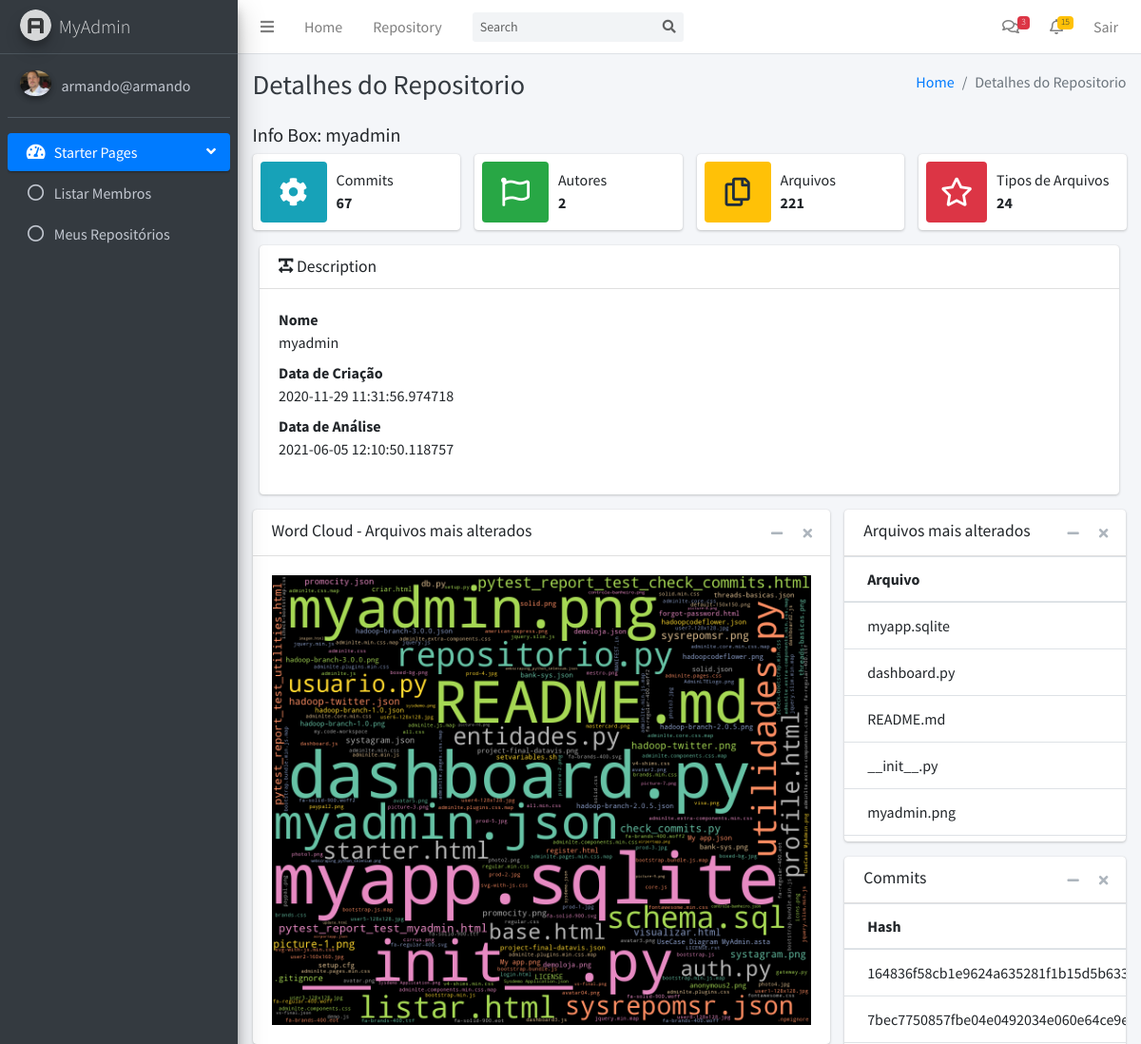
The app's page /repositorio/23/visualizar (signed in, upper part), older data.
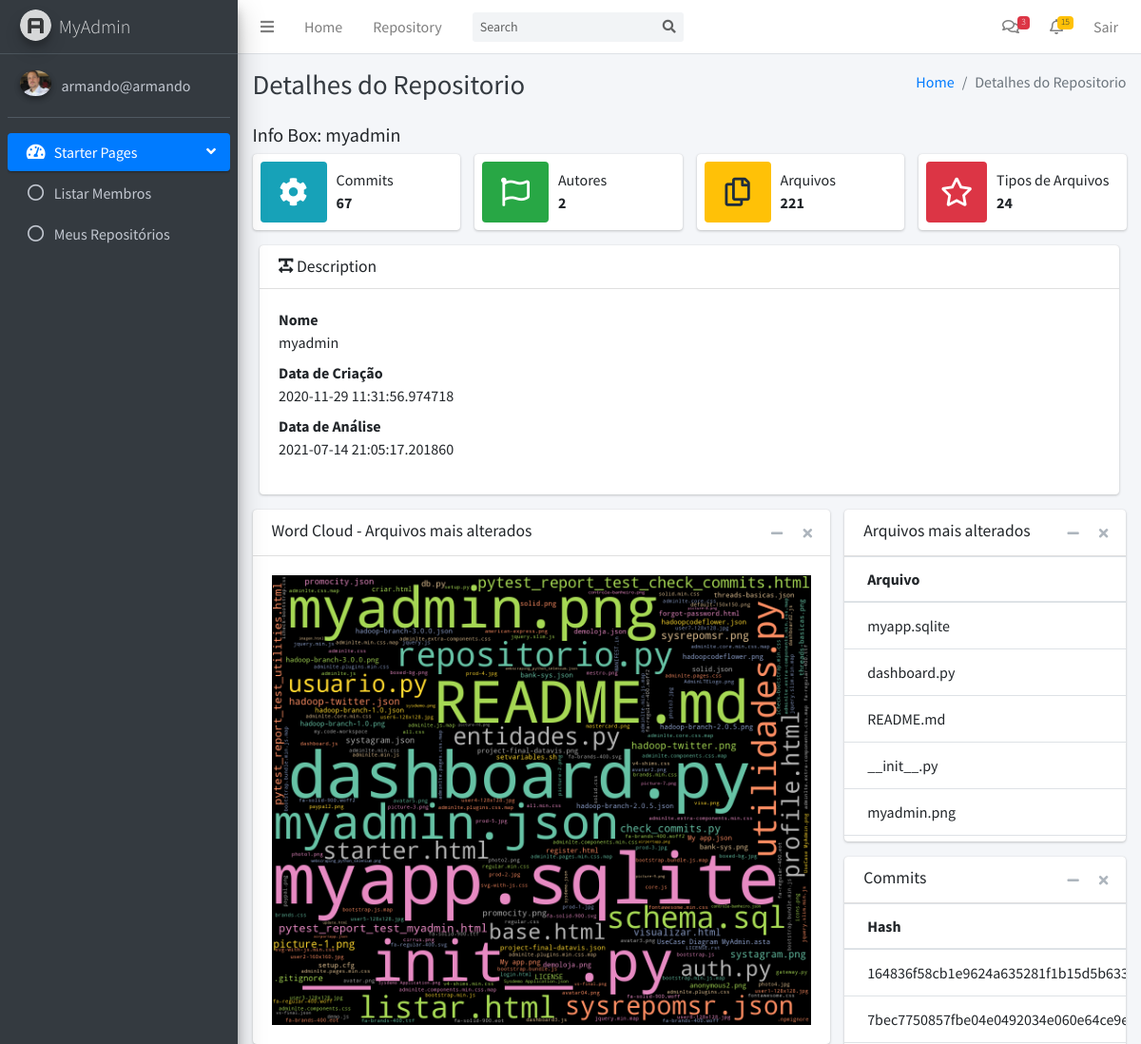
The same page, newer data.
### tables this page shows
CREATE TABLE repository (
  id INTEGER PRIMARY KEY AUTOINCREMENT,
  name TEXT NOT NULL, 
  link TEXT NOT NULL,
  user_id INTEGER,
  creation_date timestamp,
  analysis_date timestamp,
  analysed INTEGER
);

### myapp/control/repositorio.py (the view)
@bp.route("/<int:id>/visualizar", methods=["GET"])
@login_required
def visualizar(id):
    repositorio = dados_do_repositorio(id)
    link = repositorio['link']
    name = repositorio['name']
    creation_date = repositorio['creation_date']
    analysis_date = repositorio['analysis_date']
    quantidade_commits = 0
    quantidade_autores = 0
    quantidade_arquivos = 0
    quantidade_tipos = 0
    counter_list_of_types = []
    list_of_commmits = []
    list_of_authors = []
    fileName = Constant.PATH_JSON + '/' + str(g.user['id']) + '/' + name + ".json"
    fileCommits = Constant.PATH_JSON + '/' + str(g.user['id']) + '/' + name + '_commits' + ".json"
    fileAuthors = Constant.PATH_JSON + '/' + str(g.user['id']) + '/' + name + '_authors' + ".json"
    with open(fileName, 'r', encoding="utf-8") as jsonFile:
        arquivos = dict(json.loads(jsonFile.read()))
        counter_list_of_types = check_tipos_de_arquivos(arquivos)
        arquivos_ordenados = dict( sorted(arquivos.items(), key=lambda item: item[1], reverse=True) )
        counter_list_of_types = dict( sorted( counter_list_of_types.items(), key=lambda item: item[1], reverse=True) )
        quantidade_arquivos = len(arquivos)
        quantidade_tipos = len(counter_list_of_types)
    with open(fileCommits, 'r', encoding="utf-8") as jsonFileCommits:
        arquivo_commits = dict(json.loads(jsonFileCommits.read() ) )
        quantidade_commits = len(arquivo_commits[name])
        list_of_commits = arquivo_commits[name]
    with open(fileAuthors, 'r', encoding="utf-8") as jsonFileAuthors:
        arquivo_authors = dict(json.loads(jsonFileAuthors.read() ) )
        quantidade_autores = len(arquivo_authors[name])
        list_of_authors = arquivo_authors[name]
    return render_template("repositorio/visualizar.html", usuario = g.user['username'], usuario_id=str(g.user['id']),
            profilePic=g.user['image'], titulo="Detalhes do Repositorio", name=name, arquivos=arquivos_ordenados,
            quantidade_commits=quantidade_commits, quantidade_autores=quantidade_autores, quantidade_arquivos=quantidade_arquivos,
            quantidade_tipos=quantidade_tipos, lista_tipos=counter_list_of_types, data_criacao=creation_date, data_analises=analysis_date,
            lista_commits=list_of_commits, lista_autores=list_of_authors)

### myapp/config/db.py (called while the page is built)
def get_db():
    if 'db' not in g:
        g.db = sqlite3.connect(
            current_app.config['DATABASE'],
            detect_types=sqlite3.PARSE_DECLTYPES
        )
        g.db.row_factory = sqlite3.Row
    return g.db

### myapp/control/auth.py (called while the page is built)
def login_required(view):
    @functools.wraps(view)
    def wrapped_view(**kwargs):
        if g.user is None:
            return redirect(url_for("auth.login"))
        return view(**kwargs)
    return wrapped_view

@bp.before_app_request
def load_logged_in_user():
    user_id = session.get("user_id")
    if user_id is None:
        g.user = None
    else:
        g.user = ( get_db().execute("SELECT * FROM user WHERE id = ?", (user_id,)).fetchone() )

### myapp/control/repositorio.py (called while the page is built)
def dados_do_repositorio(id):
    db = get_db()
    query = "select id, name, link, creation_date, analysis_date, analysed from repository where id = ?"
    repositorio = db.execute( query, (id,) ).fetchone()
    return repositorio

def check_tipos_de_arquivos(arquivo):
    list_of_types = []
    for key, value in arquivo.items():
        item = key.split('.')
        if len(item)==2:
            list_of_types.append(item[1])
    return Counter(list_of_types)

### myapp/templates/repositorio/visualizar.html (shortened to what the changed rows need)
{% extends "base.html" %}
{% block conteudo %}
      <div class="container-fluid">
        <h5 class="mb-2">Info Box: {{ name}}</h5>
        <div class="row">
          <div class="col-md-3 col-sm-6 col-12">
          </div>
          <div class="col-md-3 col-sm-6 col-12">
          </div>
          <div class="col-md-3 col-sm-6 col-12">
          </div>
          <div class="col-md-3 col-sm-6 col-12">
          </div>
        </div>
          <div class="col-md-12">
            <div class="card">
              <div class="card-body">
                <dl>
                  <dt>Nome</dt>
                  <dd>{{ name }}</dd>
                  <dt>Data de Criação</dt>
                  <dd>{{data_criacao}}</dd>
                  <dt>Data de Análise</dt>
                  <dd>{{data_analises}}</dd>
                </dl>
              </div>
            </div>
          </div>
        <div class="row">
          <div class="col-md-8">
            <div class="card card-widget">
                <div class="card-body">
                  <img class="img-fluid pad" src="/static/img/{{ usuario_id + '/' + name }}.png" alt="Photo">
                </div>
              </div>
          </div>
          <div class="col-md-4">
            <div class="card card-widget">
              <div class="card-body table-responsive p-0" style="height: 300px;">
                <table class="table table-head-fixed text-nowrap">
                  <thead>
                    <tr>
                      <th>Arquivo</th>
                    </tr>
                  </thead>
                </table>
              </div>
            </div>
              <div class="card card-widget">
                  <div class="card-body table-responsive p-0" style="height: 300px;">
                    <table class="table table-head-fixed text-nowrap">
                      <thead>
                        <tr>
                          <th>Hash</th>
                        </tr>
                      </thead>
                    </table>
                  </div>
              </div>
          </div>
        </div>
      </div>
{% endblock %}

Row changes from the older to the newer data that the page shows:
changed repository "myadmin": analysis_date "2021-06-05 12:10:50.118757" → "2021-07-14 21:05:17.201860"
